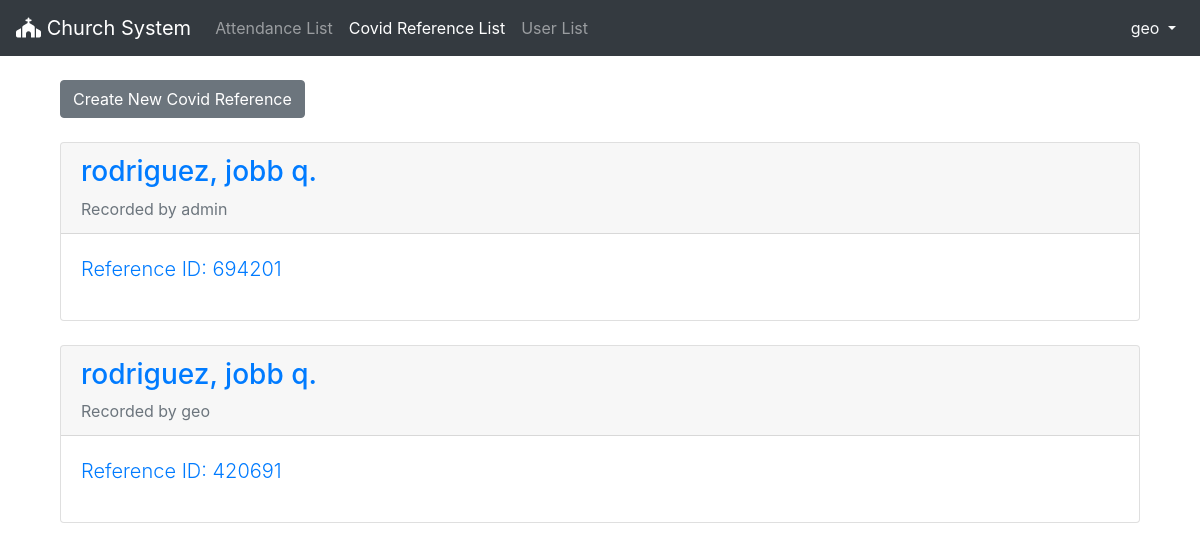
The page /ref/ (signed in) on the database as committed earlier.
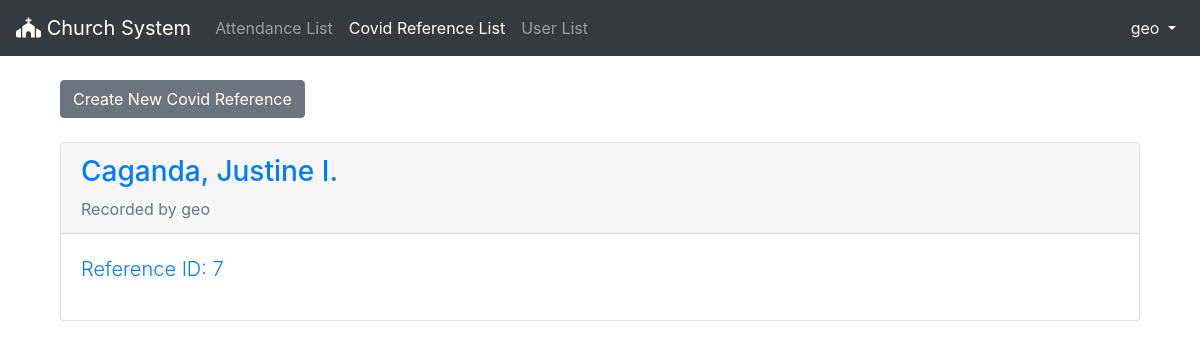
The same page on the database as committed later.
### reference/models.py (models this page shows, shortened)
class CovidReference(models.Model):
    user = models.OneToOneField(User, on_delete=models.CASCADE, primary_key=True)
    staff_id = models.ForeignKey(Staff, on_delete=models.PROTECT)
    covid_reference_id = models.CharField(max_length=6)
    verified = models.BooleanField(default=False)

### user/models.py (models this page shows, shortened)
class User(models.Model):
    class Sex(models.TextChoices):
        MAN = 'M', ('Man')
        WOMAN = 'F', ('Woman')
    first_name = models.CharField(max_length=50)
    middle_name = models.CharField(max_length=50)
    last_name = models.CharField(max_length=50)
    birthdate = models.DateField()
    age = models.IntegerField()
    sex = models.CharField(max_length=1, choices=Sex.choices, null=True)
    profession = models.CharField(max_length=50)
    staff = models.ForeignKey(Staff, on_delete=models.PROTECT)
    def __str__(self):
        return f'{self.last_name}, {self.first_name} {self.middle_name[0]}.'

### staff/models.py (models this page shows)
class Staff(AbstractUser):
    class Sex(models.TextChoices):
        MAN = 'M', ('Man')
        WOMAN = 'F', ('Woman')
    sex = models.CharField('sex', max_length=1, choices=Sex.choices, null=True)
    def __str__(self):
        return f'{self.username}'

### reference/views.py (the view)
# urls.py: path('', CovidReferenceListView.as_view(), name='ref_list'),
class CovidReferenceListView(LoginRequiredMixin, ListView):
    model = CovidReference
    template_name = 'ref_list.html'
    context_object_name = 'all_refs_list'

### templates/ref_list.html (shortened to what this page needs)
{% extends 'base.html' %}
{% block navbar %}
  <li class="nav-item">
    <a class="nav-link" href="{% url 'attend_list'%}">Attendance List</a>
  </li>
  <li class="nav-item">
      <a class="nav-link active" href="{% url 'ref_list' %}">Covid Reference List</a>
  </li>
  <li class="nav-item">
      <a class="nav-link" href="{% url 'user_list'%}">User List</a>
  </li>
{% endblock%}
{% block content%}
  <div class="container-fluid mt-4">
      <a href="{% url 'ref_new' %}"><button class="btn btn-secondary">Create New Covid Reference</button></a>
      {% for ref in all_refs_list %}
        <div class="card mt-4">
            <a style="text-decoration: none;" href="{% url 'ref_detail' ref.pk %}">
                <div class="card-header">
                    <span class="font-weight-bold d-block"><h3>{{ ref.user }}</h3></span>
                    <span class="text-muted">Recorded by {{ ref.staff_id }}</span>
                </div>
                <div class="card-body">
                    <p class="lead">Reference ID: {{ ref.covid_reference_id }}</p>
                </div>
            </a>
        </div>
      {% endfor %}
  </div>
{% endblock content%}

Rows that differ between the two databases and show on the page:
removed CovidReference: user "rodriguez, jobb q.", staff_id "admin", covid_reference_id "694201"
removed CovidReference: user "rodriguez, jobb q.", staff_id "geo", covid_reference_id "420691"
added CovidReference: user "Caganda, Justine I.", staff_id "geo", covid_reference_id "7"
